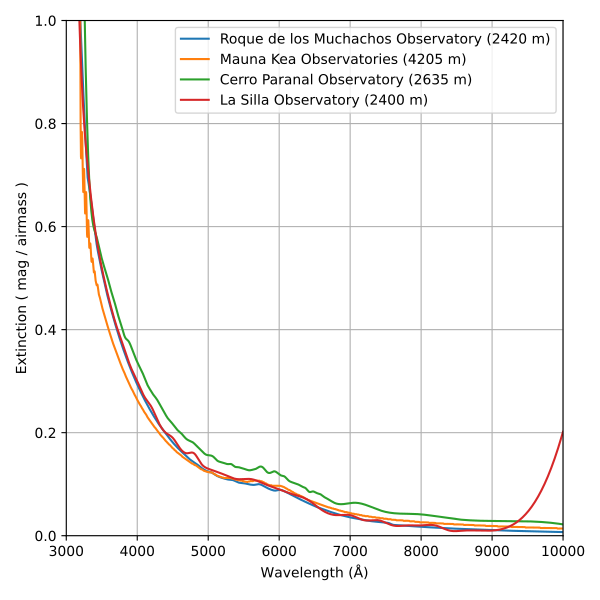

The Python source for this figure:
from aspired import spectral_reduction
from matplotlib import pyplot as plt
import numpy as np

wave = np.arange(3000, 10000)
onedspec = spectral_reduction.OneDSpec(logger_name=None)

onedspec.set_atmospheric_extinction('orm')
orm_ext = onedspec.extinction_func(wave)

onedspec.set_atmospheric_extinction('mk')
mk_ext = onedspec.extinction_func(wave)

onedspec.set_atmospheric_extinction('cp')
cp_ext = onedspec.extinction_func(wave)

onedspec.set_atmospheric_extinction('ls')
ls_ext = onedspec.extinction_func(wave)

plt.figure(7, figsize=(6, 6))
plt.clf()
plt.plot(wave, orm_ext, label='Roque de los Muchachos Observatory (2420 m)')
plt.plot(wave, mk_ext, label='Mauna Kea Observatories (4205 m)')
plt.plot(wave, cp_ext, label='Cerro Paranal Observatory (2635 m)')
plt.plot(wave, ls_ext, label='La Silla Observatory (2400 m)')

plt.xlim(3000, 10000)
plt.ylim(0, 1)

plt.xlabel(r'Wavelength ($\mathrm{\AA}$)')
plt.ylabel('Extinction ( mag / airmass )')

plt.legend()
plt.grid()
plt.tight_layout()

plt.savefig('fig_07_extinction_curves.jpg')
plt.savefig('fig_07_extinction_curves.pdf')
